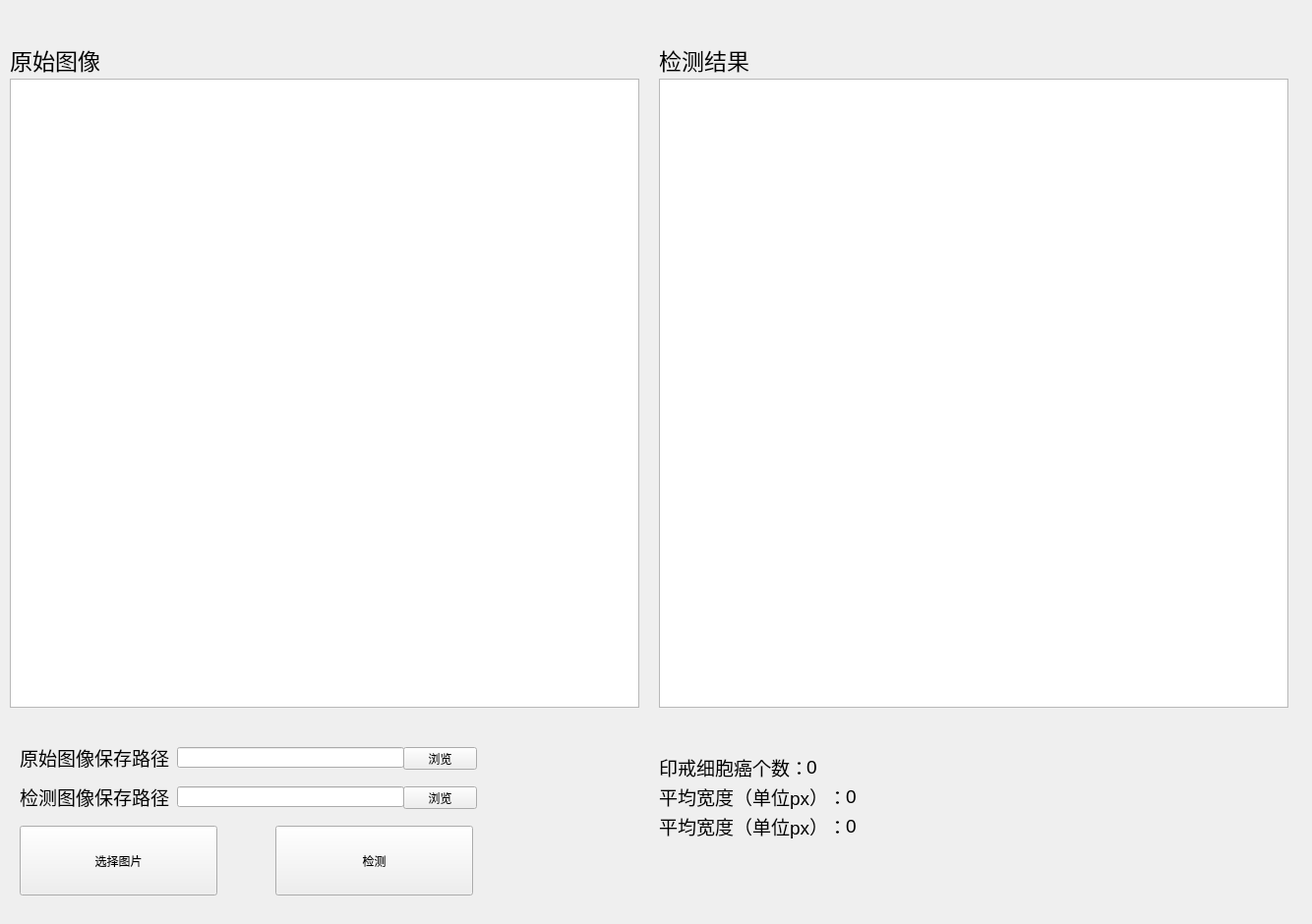
<?xml version="1.0" encoding="UTF-8"?>
<ui version="4.0">
 <class>MainWindow</class>
 <widget class="QMainWindow" name="MainWindow">
  <property name="geometry">
   <rect>
    <x>0</x>
    <y>0</y>
    <width>1334</width>
    <height>940</height>
   </rect>
  </property>
  <property name="windowTitle">
   <string>MainWindow</string>
  </property>
  <widget class="QWidget" name="centralwidget">
   <widget class="QGraphicsView" name="org_view">
    <property name="geometry">
     <rect>
      <x>10</x>
      <y>80</y>
      <width>640</width>
      <height>640</height>
     </rect>
    </property>
    <property name="minimumSize">
     <size>
      <width>640</width>
      <height>640</height>
     </size>
    </property>
    <property name="maximumSize">
     <size>
      <width>640</width>
      <height>640</height>
     </size>
    </property>
   </widget>
   <widget class="QGraphicsView" name="result_view">
    <property name="geometry">
     <rect>
      <x>670</x>
      <y>80</y>
      <width>640</width>
      <height>640</height>
     </rect>
    </property>
    <property name="minimumSize">
     <size>
      <width>640</width>
      <height>640</height>
     </size>
    </property>
    <property name="maximumSize">
     <size>
      <width>640</width>
      <height>640</height>
     </size>
    </property>
   </widget>
   <widget class="QLabel" name="label">
    <property name="geometry">
     <rect>
      <x>10</x>
      <y>40</y>
      <width>311</width>
      <height>41</height>
     </rect>
    </property>
    <property name="font">
     <font>
      <pointsize>17</pointsize>
     </font>
    </property>
    <property name="text">
     <string>原始图像</string>
    </property>
   </widget>
   <widget class="QLabel" name="label_2">
    <property name="geometry">
     <rect>
      <x>670</x>
      <y>40</y>
      <width>311</width>
      <height>41</height>
     </rect>
    </property>
    <property name="font">
     <font>
      <pointsize>17</pointsize>
     </font>
    </property>
    <property name="text">
     <string>检测结果</string>
    </property>
   </widget>
   <widget class="QLabel" name="label_3">
    <property name="geometry">
     <rect>
      <x>20</x>
      <y>750</y>
      <width>161</width>
      <height>41</height>
     </rect>
    </property>
    <property name="font">
     <font>
      <pointsize>14</pointsize>
     </font>
    </property>
    <property name="text">
     <string>原始图像保存路径</string>
    </property>
   </widget>
   <widget class="QLineEdit" name="org_path_editor">
    <property name="geometry">
     <rect>
      <x>180</x>
      <y>760</y>
      <width>231</width>
      <height>21</height>
     </rect>
    </property>
   </widget>
   <widget class="QPushButton" name="org_path_browser_btn">
    <property name="geometry">
     <rect>
      <x>410</x>
      <y>760</y>
      <width>75</width>
      <height>23</height>
     </rect>
    </property>
    <property name="text">
     <string>浏览</string>
    </property>
   </widget>
   <widget class="QPushButton" name="result_path_browser_btn">
    <property name="geometry">
     <rect>
      <x>410</x>
      <y>800</y>
      <width>75</width>
      <height>23</height>
     </rect>
    </property>
    <property name="text">
     <string>浏览</string>
    </property>
   </widget>
   <widget class="QLineEdit" name="result_path_editor">
    <property name="geometry">
     <rect>
      <x>180</x>
      <y>800</y>
      <width>231</width>
      <height>21</height>
     </rect>
    </property>
   </widget>
   <widget class="QLabel" name="label_4">
    <property name="geometry">
     <rect>
      <x>20</x>
      <y>790</y>
      <width>161</width>
      <height>41</height>
     </rect>
    </property>
    <property name="font">
     <font>
      <pointsize>14</pointsize>
     </font>
    </property>
    <property name="text">
     <string>检测图像保存路径</string>
    </property>
   </widget>
   <widget class="QLabel" name="label_6">
    <property name="geometry">
     <rect>
      <x>670</x>
      <y>760</y>
      <width>161</width>
      <height>41</height>
     </rect>
    </property>
    <property name="font">
     <font>
      <pointsize>14</pointsize>
     </font>
    </property>
    <property name="text">
     <string>印戒细胞癌个数：</string>
    </property>
   </widget>
   <widget class="QLabel" name="num_rcc_label">
    <property name="geometry">
     <rect>
      <x>820</x>
      <y>760</y>
      <width>161</width>
      <height>41</height>
     </rect>
    </property>
    <property name="font">
     <font>
      <pointsize>14</pointsize>
     </font>
    </property>
    <property name="text">
     <string>0</string>
    </property>
   </widget>
   <widget class="QLabel" name="label_8">
    <property name="geometry">
     <rect>
      <x>670</x>
      <y>790</y>
      <width>191</width>
      <height>41</height>
     </rect>
    </property>
    <property name="font">
     <font>
      <pointsize>14</pointsize>
     </font>
    </property>
    <property name="text">
     <string>平均宽度（单位px）：</string>
    </property>
   </widget>
   <widget class="QLabel" name="avg_width_label">
    <property name="geometry">
     <rect>
      <x>860</x>
      <y>790</y>
      <width>161</width>
      <height>41</height>
     </rect>
    </property>
    <property name="font">
     <font>
      <pointsize>14</pointsize>
     </font>
    </property>
    <property name="text">
     <string>0</string>
    </property>
   </widget>
   <widget class="QPushButton" name="choose_btn">
    <property name="geometry">
     <rect>
      <x>20</x>
      <y>840</y>
      <width>201</width>
      <height>71</height>
     </rect>
    </property>
    <property name="text">
     <string>选择图片</string>
    </property>
   </widget>
   <widget class="QPushButton" name="detect_btn">
    <property name="geometry">
     <rect>
      <x>280</x>
      <y>840</y>
      <width>201</width>
      <height>71</height>
     </rect>
    </property>
    <property name="text">
     <string>检测</string>
    </property>
   </widget>
   <widget class="QLabel" name="label_9">
    <property name="geometry">
     <rect>
      <x>670</x>
      <y>820</y>
      <width>191</width>
      <height>41</height>
     </rect>
    </property>
    <property name="font">
     <font>
      <pointsize>14</pointsize>
     </font>
    </property>
    <property name="text">
     <string>平均宽度（单位px）：</string>
    </property>
   </widget>
   <widget class="QLabel" name="avg_height_label">
    <property name="geometry">
     <rect>
      <x>860</x>
      <y>830</y>
      <width>161</width>
      <height>21</height>
     </rect>
    </property>
    <property name="font">
     <font>
      <pointsize>14</pointsize>
     </font>
    </property>
    <property name="text">
     <string>0</string>
    </property>
   </widget>
  </widget>
 </widget>
 <resources/>
 <connections/>
</ui>
